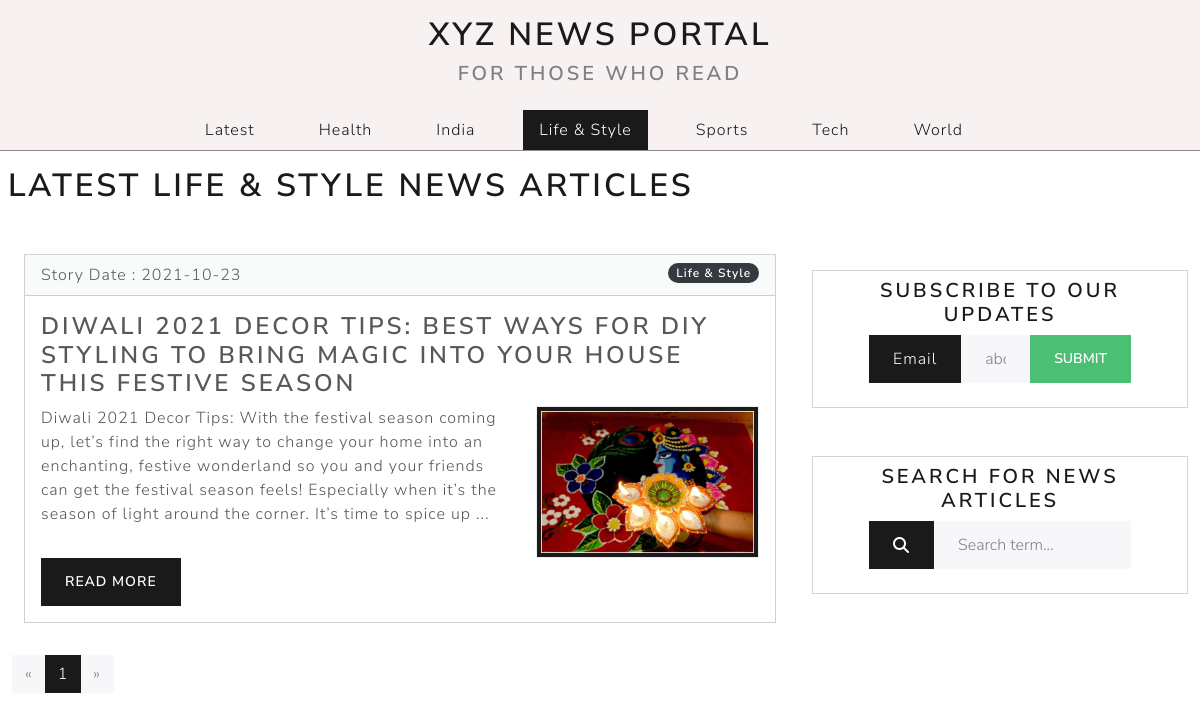
The page /categorizedPosts.php?category=Life_Style on the database its author committed.
### tables this page shows
CREATE TABLE `article` (
  `article_id` int(11) NOT NULL,
  `article_title_img` text NOT NULL,
  `article_title` text NOT NULL,
  `article_category` text NOT NULL,
  `article_desc` text NOT NULL,
  `article_visit` int(11) NOT NULL DEFAULT 0,
  `admin_id` int(11) NOT NULL,
  `article_img1` text DEFAULT '',
  `article_img2` text DEFAULT '',
  `article_img3` text DEFAULT '',
  `article_status` int(11) NOT NULL DEFAULT 1,
  `article_date` date NOT NULL DEFAULT current_timestamp()
);

### categorizedPosts.php (the view, shortened to what this page needs)
<?php
    require('./config/db.php');
    if (!isset ($_GET['page']) ) {
        $page = 1;
    } else {
        $page = $_GET['page'];
    }
    $posts_per_page = 8;
    $page_first_result = ($page-1) * $posts_per_page;
    $category = str_replace("_"," & ",mysqli_real_escape_string($conn, $_GET['category']));
    $query_allPosts = "select count(*) from article where article_category="."'".$category."' and article_status = 1";
    $query_paginatedPosts = "select * from article where article_category="."'".$category."' and article_status = 1"." order by article_id desc limit ".$page_first_result.",".$posts_per_page;
    $query_allCategories = "select distinct article_category from article order by article_category";
    $results_all = mysqli_query($conn,$query_allPosts);
    $results_paginated = mysqli_query($conn,$query_paginatedPosts);
    $results_allCategories = mysqli_query($conn,$query_allCategories);
    $num_posts = mysqli_fetch_assoc($results_all);
    $num_pages = ceil($num_posts["count(*)"] / $posts_per_page);
    $posts = mysqli_fetch_all($results_paginated,MYSQLI_ASSOC);
    $allCategories = mysqli_fetch_all($results_allCategories,MYSQLI_ASSOC);
?>
<!DOCTYPE html>
<html lang="en">
<head>
    <link rel="stylesheet" href="css/main.css">
    <link rel="stylesheet" href="https://bootswatch.com/5/lux/bootstrap.css">
</head>
<body>
    <div class="header">
        <div class="container-fluid">
            <a href="index.php" id="banner">
                <div class="text-center py-3">
                    <h1>XYZ News Portal</h1>
                    <h4 class="text-muted">For those who read</h4>
                </div>
            </a>
            <div class="container-md">
                <ul class="nav nav-pills justify-content-center">
                    <li class="nav-item">
                    <a class="nav-link" href="index.php">Latest</a>
                    </li>
                    <?php foreach($allCategories as $cat): ?>
                    <?php if($category==$cat['article_category']) :?>
                        <li class="nav-item">
                        <a class="nav-link active" href="categorizedPosts.php?category=<?php echo $cat['article_category']; ?>"><?php echo $cat['article_category']; ?></a>
                        </li>
                    <?php endif; ?>
                    <?php if($category!=$cat['article_category']) :?>
                        <li class="nav-item">
                        <a class="nav-link" href="categorizedPosts.php?category=<?php echo $cat['article_category']; ?>"><?php echo $cat['article_category']; ?></a>
                        </li>
                    <?php endif; ?>
                    <?php endforeach; ?>
                </ul>
            </div>
        </div>
    </div>
    <div class="main-content container-lg-12 mx-0">
        <h1 class="mx-2 pt-3">Latest <?php echo $category; ?> News articles</h1>
        <div class="container-lg-12 main-container mx-0">
            <div class="row mx-0 my-3">
                <div class="col-lg-8 my-2">
                    <div class="row my-3 mx-auto">
                        <?php $N = 0;?>
                        <?php foreach($posts as $post) : ?>
                        <?php $N++; ?>
                        <?php if($N % 2) : ?>
                        <div class="col-lg-12 my-2">
                            <div class="card bg-secondary">
                                    <div class="card-header">
                                    Story Date : <?php echo $post['article_date'];?>
                                        <span class="badge rounded-pill bg-dark" style="float:right;"><?php echo $post['article_category'];?></span>
                                    </div>
                                    <div class="card-body">
                                        <h3 class="card-title"><?php echo $post['article_title']; ?></h3>
                                        <div class="row">
                                            <?php
                                                $words = explode(" ",$post['article_desc']);
                                            ?>
                                            <div class="col-lg-8 mr-1"><p class="card-text"><?php
                                            for($i=0;$i<50;$i++){
                                                echo $words[$i].' ';
                                            }
                                            echo '...';
                                            ?></p></div>
                                            <div class="col-lg-4 ml-1"><div id="card-thumb"><img class="img-thumbnail bg-primary" src="admin/assets/upload/article/<?php echo $post['article_title_img']?>" alt=""></div></div>
                                        </div>
                                        <div class="btn btn-primary"><a style="text-decoration:none; color:white;" href="post.php?id=<?php echo $post['article_id']; ?>">Read More</a></div>
                                    </div>
                            </div>
                        </div>
                        <?php endif; ?>
                        <?php endforeach; ?>
                    </div>
                </div>
                <div class="col-sm-4 mx-auto">
                    <div class=" border border-secondary p-2 my-5">
                        <h4 class="text-center">Subscribe to our updates</h4>
                        <form action="<?php $_SERVER['PHP_SELF'];?>" class="form-group mx-5" method="post">
                            <div class="input-group mb-3">
                            <span class="bg-primary text-white input-group-text">Email</i></span>
                            <input type="text" class="form-control" aria-label="email" name='email' placeholder="abc@example.com">
                            <button type="submit" class="btn btn-success" name="submit">Submit</button>
                            </div>
                        </form>
                    </div>
                    <div class=" border border-secondary search-box p-2 my-5">
                        <h4 class="text-center">Search for news articles</h4>
                        <form class="form-group mx-5" method="post">
                            <div class="input-group mb-3">
                            <span class="bg-primary text-white input-group-text"><i class="fas fa-search"></i></span>
                            <input type="text" class="form-control" aria-label="Search box" name='search' placeholder="Search term...">
                            </div>
                        </form>
                    </div>
                </div>
                <div>
                    <ul class="pagination">
                        <?php
                        $prev = $page - 1;
                            if($page == 1)
                                echo '<li class="page-item disabled"><a class="page-link" href="?page='.$prev.'&category='.$category.'">&laquo;</a></li>';
                            else
                                echo '<li class="page-item"><a class="page-link" href="?page='.$prev.'&category='.$category.'">&laquo;</a></li>';
                            for($i=1;$i<=$num_pages;$i++){
                                if($i == $page){
                                    echo '<li class="page-item active"><a class="page-link" href="?page='.$i.'&category='.$category.'">'.$i.'</a></li>';
                                }
                                else{
                                    echo '<li class="page-item"><a class="page-link" href="?page='.$i.'&category='.$category.'">'.$i.'</a></li>';
                                }
                            }
                            $next = $page + 1;
                            if($page == $num_pages)
                                echo '<li class="page-item disabled"><a class="page-link" href="?page='.$next.'&category='.$category.'">&raquo;</a></li>';
                            else
                                echo '<li class="page-item"><a class="page-link" href="?page='.$next.'&category='.$category.'">&raquo;</a></li>';
                        ?>
                    </ul>
                </div>
            </div>
        </div>
    </div>
</body>
</html>

### css/main.css (style rules this page uses)
body { background-color: #eee; }
.header { background-color: rgba(247, 241, 241, 0.986); border-bottom: 1px solid rgba(0, 0, 0, 0.425); }
.search-box { position: -webkit-sticky; position: sticky; top: 10px; }
#banner { text-decoration: none; }

### rows shown on the page
article: article_date "2021-10-23", article_category "Life & Style", article_title "DIWALI 2021 DECOR TIPS: BEST WAYS FOR DIY STYLING TO BRING MAGIC INTO YOUR HOUSE THIS FESTIVE SEASON", i "Diwali", i "2021", i "Decor", i "Tips:", i "With", i "the", i "festival", i "season", i "coming", i "up,", i "let’s", i "find", i "right", i "way", i "to", i "change", i "your", i "home", i "into", i "an", i "enchanting,", i "festive", i "wonderland", i "so", i "you", i "and", i "friends", i "can", i "get", i "feels!", i "Especially", i "when", i "it’s", i "of", i "light", i "around", i "corner.", i "It’s", i "time", i "spice", i "up", article_title_img (picture)

### other values the page prints
$cat['article_category'] "Health"
$cat['article_category'] "India"
$cat['article_category'] "Life & Style"
$cat['article_category'] "Sports"
$cat['article_category'] "Tech"
$cat['article_category'] "World"
$category "LIFE & STYLE"
